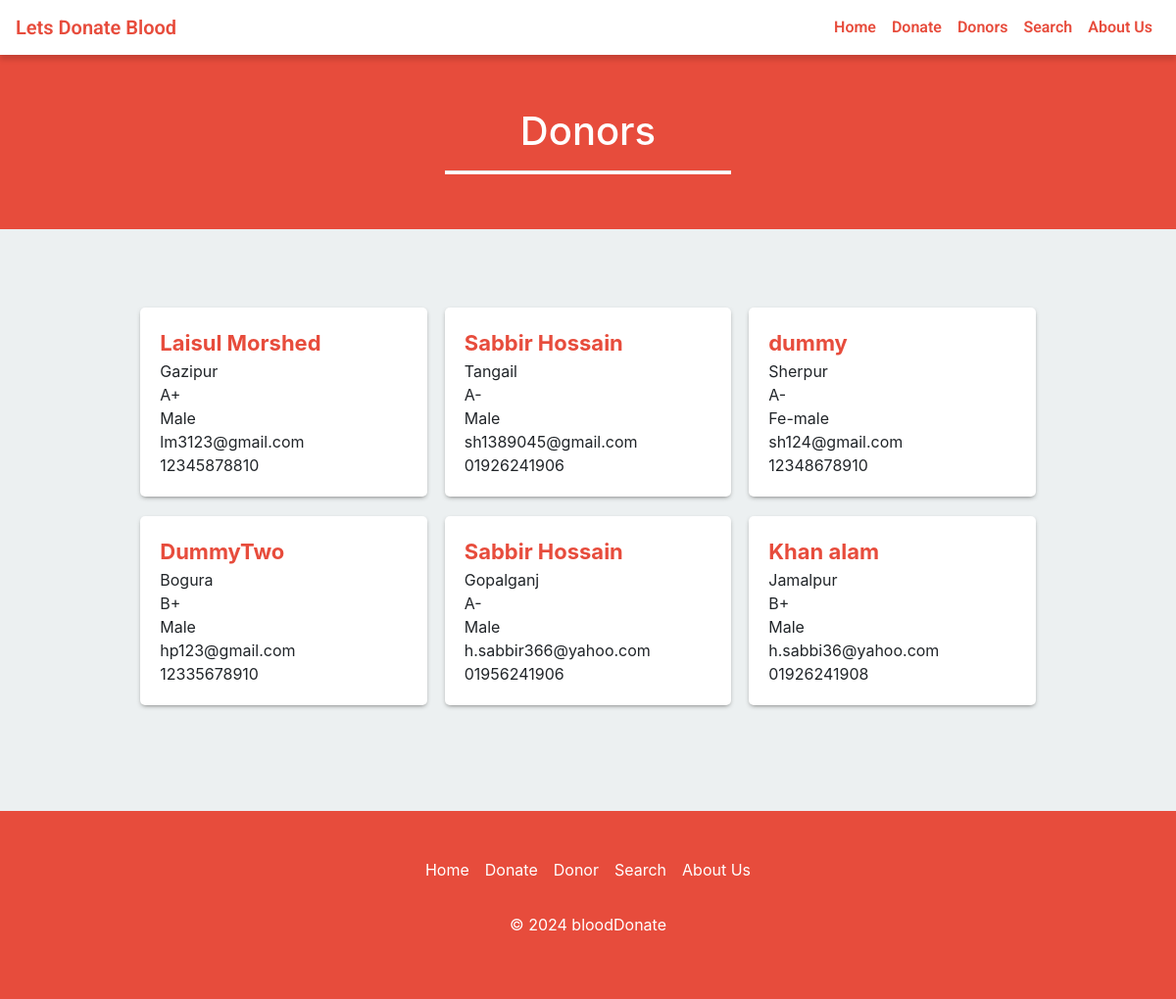
The page /donor.php on the database its author committed.
### tables this page shows
CREATE TABLE `donor` (
  `id` int(11) NOT NULL,
  `name` varchar(50) NOT NULL,
  `gender` varchar(10) NOT NULL,
  `email` varchar(50) NOT NULL,
  `city` varchar(20) NOT NULL,
  `dob` varchar(20) NOT NULL,
  `contact_no` varchar(16) NOT NULL,
  `save_life_date` varchar(20) NOT NULL,
  `password` varchar(100) NOT NULL,
  `blood_group` varchar(10) NOT NULL
);

### donor.php (the view, shortened to what this page needs)
<?php
	include('components/header.php');
?>
<div class="container-fluid red-background size">
	<div class="row">
		<div class="col-md-6 offset-md-3">
			<h1 class="text-center">Donors</h1>
			<hr class="white-bar">
		</div>
	</div>
</div>
<div class="container" style="padding: 60px 0;">
	<div class="row data">
<?php
$sql="SELECT *FROM donor";
$result=mysqli_query($connection,$sql);
if(mysqli_num_rows($result)>0)
{
while($row=mysqli_fetch_assoc($result)){
	if($row['save_life_date']==0)
	{
		echo '<div class="col-md-3 col-sm-12 col-lg-3 donors_data">
		       <span class="name">'.$row['name'].'</span>
		       <span>'.$row['city'].'</span>
					 <span>'.$row['blood_group'].'</span>
					 <span>'.$row['gender'].'</span>
					 <span>'.$row['email'].'</span>
					 <span>'.$row['contact_no'].'</span>
					 </div>';
	}
}
}
?>
	</div>
</div>
<?php
	include('components/footer.php');
?>

### components/header.php (shortened to what this page needs)
<!DOCTYPE html>
	<head>
        <link rel="stylesheet" href="asset/css/styles.css">
        <link rel="stylesheet" type="text/css" href="asset/bootstrap/css/bootstrap.min.css">
		<link rel="stylesheet" href="asset/css/custom.css">
	</head>
<?php
            include 'navigation.php';
?>

### components/navigation.php (shortened to what this page needs)
<body>
<nav id="mainNav" class="navbar fixed-top navbar-default navbar-expand-lg navbar-light bg-light">
  <a class="navbar-brand" href="./index.php">Lets Donate Blood</a>
  <div class="collapse navbar-collapse" id="navbarTogglerDemo02">
    <ul class="navbar-nav form-inline my-2 my-lg-0">
      <li class="nav-item">
        <a class="nav-link" href="index.php">Home</a>
      </li>
      <li class="nav-item">
        <a class="nav-link" href="donate.php">Donate</a>
      </li>
      <li class="nav-item">
        <a class="nav-link" href="donor.php">Donors</a>
      </li>
      <li class="nav-item">
        <a class="nav-link" href="search.php">Search</a>
      </li>
      <li class="nav-item">
        <a class="nav-link" href="about.php">About Us</a>
      </li>
    </ul>
  </div>
</nav>

### components/footer.php (shortened to what this page needs)
    <footer class="py-5 mt-5" style="background-color: #e74c3c;">
        <ul class="nav justify-content-center pb-3 mb-3 text-white">
            <li class="nav-item"><a href="index.php" class="px-2 text-white">Home</a></li>
            <li class="nav-item"><a href="donate.php" class=" px-2 text-white ">Donate</a></li>
            <li class="nav-item"><a href="donor.php" class="px-2 text-white">Donor</a></li>
            <li class="nav-item"><a href="search.php" class=" px-2 text-white">Search</a></li>
            <li class="nav-item"><a href="about.php" class=" px-2 text-white">About Us</a></li>
        </ul>
        <p class="text-center text-body-secondary text-white">© 2024 bloodDonate </p>
    </footer>
	</body>
</html>

### asset/css/styles.css (style rules this page uses)
body { background: #f1f4f7; padding-top: 50px; color: #5f6468; font-family: "Roboto", sans-serif; }
p { color: #777; }
a, a:hover, a:focus { color: #e74c3c; }
h1, h2, h3, h4, h5, h6 { color: #5f6468; }
h1 { font-weight: 300; font-size: 40px; }
.navbar-nav li a { color: #e74c3c !important; }

### asset/css/custom.css (style rules this page uses)
.navbar-brand, .nav-link { color: #e74c3c !important; }
.navbar-default { background-color: white !important; border-color: rgba(34, 34, 34, 0.05); font-family: 'Roboto', 'Helvetica Neue', Arial, sans-serif; -webkit-transition: all 0.35s; -moz-transition: all 0.35s; transition: all 0.35s; }
@media (min-width: 768px) { .navbar-default { background-color: white !important; border-color: rgba(255, 255, 255, 0.3); } }
nav { -webkit-box-shadow: 0px 5px 5px 0px rgba(0, 0, 0, 0.14); -moz-box-shadow: 0px 5px 5px 0px rgba(0, 0, 0, 0.14); box-shadow: 0px 5px 5px 0px rgba(0, 0, 0, 0.14); font-family: 'Roboto', sans-serif; font-weight: 600; }
body { background-color: #ecf0f1; width: 100%; overflow-x: hidden; }
.white-bar { height: 3px; width: 50%; color: white; background-color: white; }
.red-background { background-color: #e74c3c; min-height: 460px; height: auto; padding: 10px }
.data { display: flex; column-gap: 0.5rem; justify-content: center; flex: 1; }

### donor.php (style rules this page uses)
.size { min-height: 0px; padding: 60px 0 40px 0; }
h1 { color: white; }
span { display: block; }
.name { color: #e74c3c; font-size: 22px; font-weight: 700; }
.donors_data { background-color: white; border-radius: 5px; margin:20px 5px 0px 5px; -webkit-box-shadow: 0px 2px 5px -2px rgba(89,89,89,0.95); -moz-box-shadow: 0px 2px 5px -2px rgba(89,89,89,0.95); box-shadow: 0px 2px 5px -2px rgba(89,89,89,0.95); padding: 20px; }

### rows shown on the page
donor: name "Laisul Morshed", city "Gazipur", blood_group "A+", gender "Male", email "lm3123@gmail.com", contact_no "12345878810"
donor: name "Sabbir Hossain", city "Tangail", blood_group "A-", gender "Male", email "sh1389045@gmail.com", contact_no "01926241906"
donor: name "dummy", city "Sherpur", blood_group "A-", gender "Fe-male", email "sh124@gmail.com", contact_no "12348678910"
donor: name "DummyTwo", city "Bogura", blood_group "B+", gender "Male", email "hp123@gmail.com", contact_no "12335678910"
donor: name "Sabbir Hossain", city "Gopalganj", blood_group "A-", gender "Male", email "h.sabbir366@yahoo.com", contact_no "01956241906"
donor: name "Khan alam", city "Jamalpur", blood_group "B+", gender "Male", email "h.sabbi36@yahoo.com", contact_no "01926241908"
